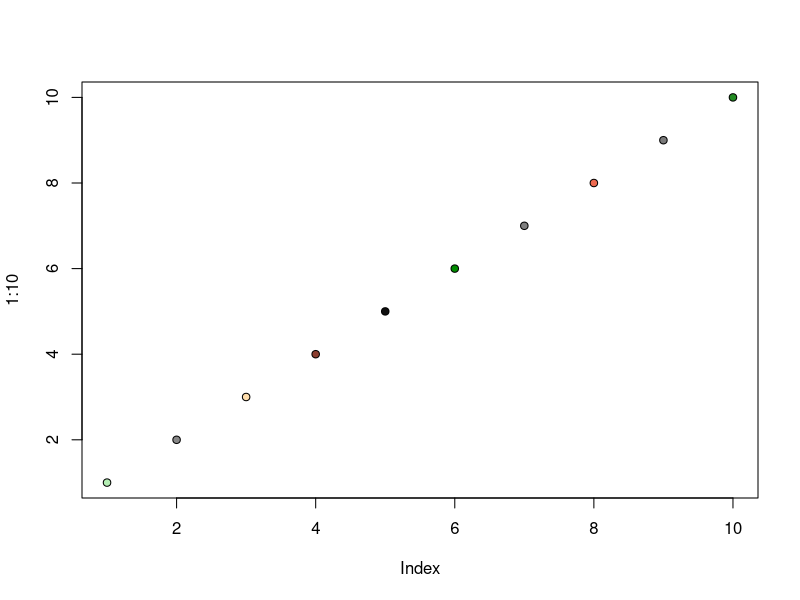
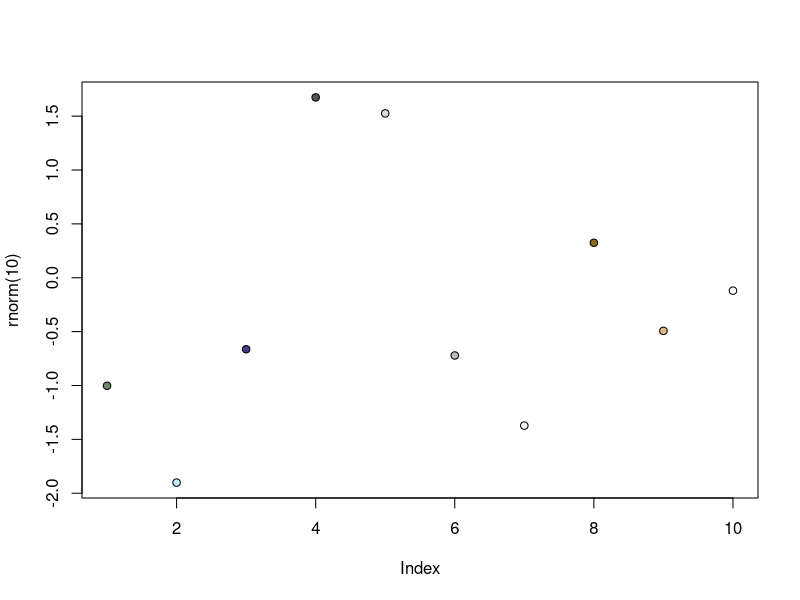

Generate these figures, in order, with R:
## ---- chunk 1
plot(1:10, pch =21, bg = colors()[sample(1:500, 10)])
plot(rnorm(10), pch =21, bg = colors()[sample(1:500, 10)])
## ---- chunk 2
knitr::kable(head(mtcars, 10))
